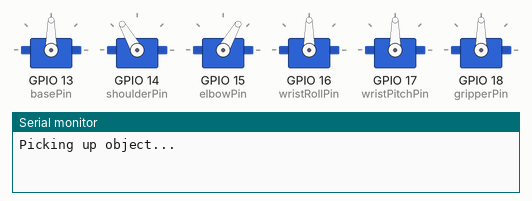
Simulated run of this sketch. Board: ESP32. Shown: 6 × servo, the last lines printed to the serial monitor.

Above: at 1.05 s.
At 2.95 s:
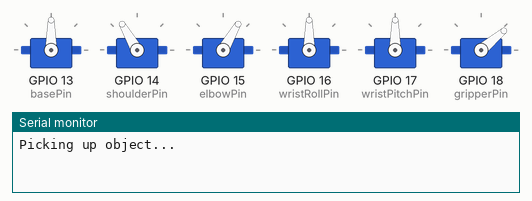
At 8.45 s:
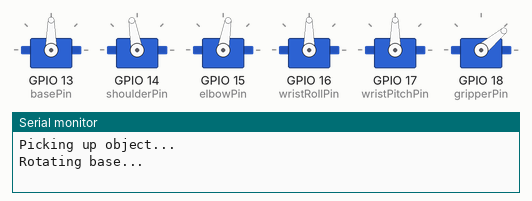
At 9.95 s:
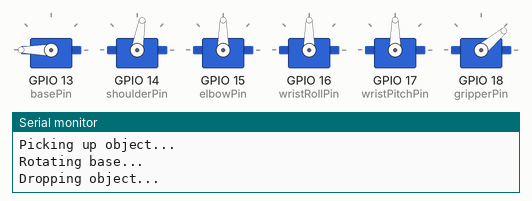
At 12.15 s:
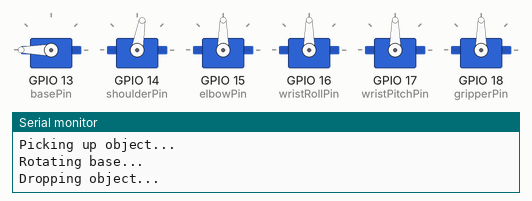
At 15.95 s:
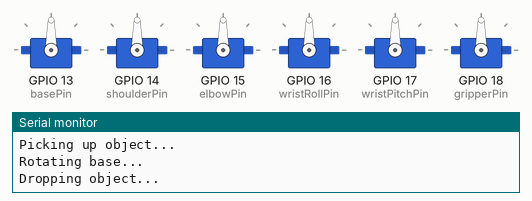
Timing chart, 0 to 20.5 s (numbered marks = the images above):
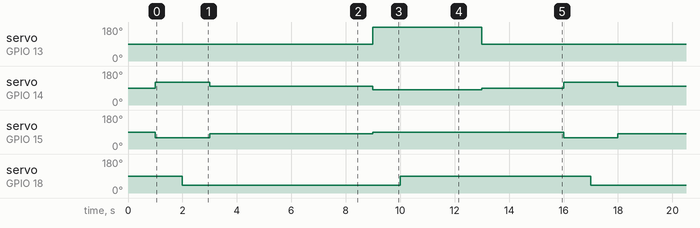

The sketch:

Robotic_arm.ino
```cpp
// Robotic arm

// new code for robotic arm

#include <ESP32Servo.h>

// Servo motor objects
Servo baseServo;     // MG995 (Base rotation)
Servo shoulderServo; // MG995 (Shoulder)
Servo elbowServo;    // MG995 (Elbow)
Servo wristRoll;     // SG90 (Wrist roll)
Servo wristPitch;    // SG90 (Wrist pitch)
Servo gripperServo;  // SG90 (Gripper)

// Define pin connections (Adjust according to your wiring)
const int basePin = 13;
const int shoulderPin = 14;
const int elbowPin = 15;
const int wristRollPin = 16;
const int wristPitchPin = 17;
const int gripperPin = 18;

// Object pick & drop positions (Adjust for your setup)
const int basePickPos = 90;
const int baseDropPos = 180;
const int shoulderPickPos = 120;
const int shoulderDropPos = 80;
const int elbowPickPos = 60;
const int elbowDropPos = 90;
const int wristRollNeutral = 90;
const int wristPitchNeutral = 90;
const int gripperOpen = 90;
const int gripperClosed = 40;

void setup() {
    Serial.begin(115200);

    // Attach servos to the respective GPIO pins
    baseServo.attach(basePin);
    shoulderServo.attach(shoulderPin);
    elbowServo.attach(elbowPin);
    wristRoll.attach(wristRollPin);
    wristPitch.attach(wristPitchPin);
    gripperServo.attach(gripperPin);

    // Set servos to the home position
    homePosition();
    delay(1000);
}

void loop() {
    // Pick up object
    pickUpObject();
    delay(2000);

    // Rotate base 90 degrees
    moveBase(90);
    delay(2000);

    // Drop the object
    dropObject();
    delay(2000);

    // Move arm back to home position
    homePosition();
    delay(3000);
}

// Function to move servos to home position
void homePosition() {
    baseServo.write(90);          // Center base
    shoulderServo.write(90);      // Neutral shoulder
    elbowServo.write(90);         // Neutral elbow
    wristRoll.write(90);          // Neutral wrist roll
    wristPitch.write(90);         // Neutral wrist pitch
    gripperServo.write(gripperOpen); // Open gripper
}

// Function to pick up an object
void pickUpObject() {
    Serial.println("Picking up object...");

    baseServo.write(basePickPos);
    shoulderServo.write(shoulderPickPos);
    elbowServo.write(elbowPickPos);
    wristRoll.write(wristRollNeutral);
    wristPitch.write(wristPitchNeutral);
    delay(1000);

    // Close gripper to grab object
    gripperServo.write(gripperClosed);
    delay(1000);

    // Lift object
    shoulderServo.write(shoulderPickPos - 20);
    elbowServo.write(elbowPickPos + 20);
    delay(1000);
}

// Function to move base rotation
void moveBase(int degrees) {
    Serial.println("Rotating base...");
    baseServo.write(degrees);
    delay(1000);
}

// Function to drop an object
void dropObject() {
    Serial.println("Dropping object...");

    baseServo.write(baseDropPos);
    shoulderServo.write(shoulderDropPos);
    elbowServo.write(elbowDropPos);
    wristRoll.write(wristRollNeutral);
    wristPitch.write(wristPitchNeutral);
    delay(1000);

    // Open gripper to release object
    gripperServo.write(gripperOpen);
    delay(1000);
}
```

Measured:
- by itself, servo on GPIO 13 (basePin): alternates 180° for 4.0 s and 90° for 11.0 s
- by itself, servo on GPIO 14 (shoulderPin): repeats every 15.0 s: 100° 6.0 s, 80° 4.0 s, 90° 3.0 s, 120° 2.0 s
- by itself, servo on GPIO 15 (elbowPin): repeats every 15.0 s: 80° 6.0 s, 90° 7.0 s, 60° 2.0 s
- by itself, servo on GPIO 18 (gripperPin): alternates 90° for 7.0 s and 40° for 8.0 s
